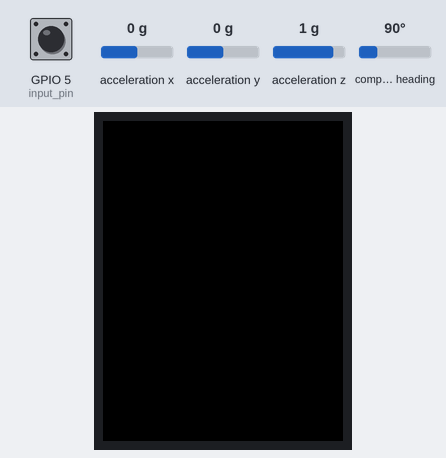
This sketch was run on a simulated ESP32. On the bench: 240×320 colour display. Inputs (shaded band) come from the test bench; at power-on: GPIO 5 (input_pin) HIGH, acceleration x 0 g, acceleration y 0 g, acceleration z 1 g, compass heading 90°. WiFi joins after 1.5 s; servers stay silent unless stated; uploads are accepted with an empty reply; what the sketch prints to the serial monitor is not drawn.

Above: at 6.5 s.
6.6 s: GPIO 5 (input_pin) pulled LOW for 0.15 s
At 8.5 s:
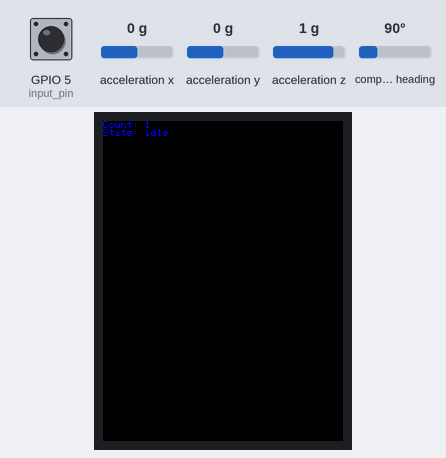
9.4 s: GPIO 5 (input_pin) pulsed LOW 2 times (0.12 s each, 0.3 s apart)
12.4 s: GPIO 5 (input_pin) pulled LOW for 1 s
16.3 s: GPIO 5 (input_pin) pulsed LOW 5 times (0.12 s each, 0.3 s apart)
At 19.3 s:
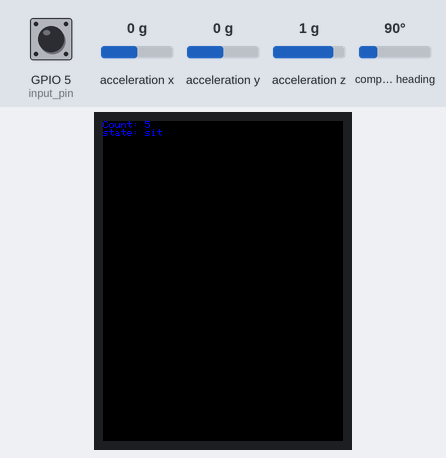
22.6 s: GPIO 5 (input_pin) pulled LOW for 3.2 s
At 28.1 s:
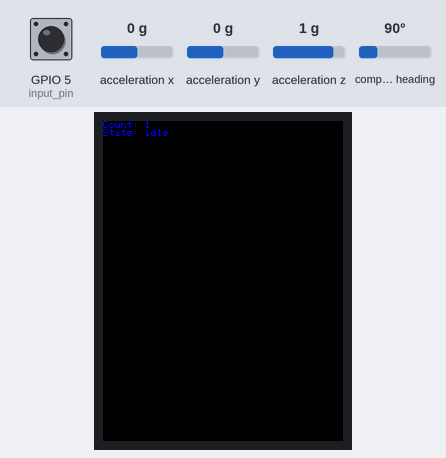
Timing chart, 0 to 29.6 s (numbered marks = the images above; inputs shaded):
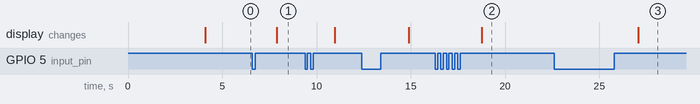

The sketch:

server_communication.ino
```cpp
#include<math.h>
#include<string.h>
#include <WiFi.h> //Connect to WiFi Network
#include <TFT_eSPI.h> // Graphics and font library for ST7735 driver chip
#include <SPI.h>
#include <Wire.h>
#include <Adafruit_Sensor.h>
#include <Adafruit_BNO055.h>
#include <utility/imumaths.h>


TFT_eSPI tft = TFT_eSPI();  // Invoke library, pins defined in User_Setup.h
Adafruit_BNO055 bno = Adafruit_BNO055(55);

#define IDLE 0
#define SEND 1

#define START 0
#define DOWN 1
#define WAIT_FOR_UP 2
#define UP 3
#define COMPLETE_PRESS 4
#define EXECUTE 5

char network[] = "MIT";  //SSID for 6.08 Lab
char password[] = ""; //Password for 6.08 Lab

const uint8_t LOOP_PERIOD = 10; //milliseconds
uint32_t primary_timer = 0;
float x,y,z; //variables for grabbing x,y,and z values

//Some constants and some resources:
const int RESPONSE_TIMEOUT = 6000; //ms to wait for response from host
const int POSTING_PERIOD = 6000; //periodicity of getting a number fact.
const uint16_t IN_BUFFER_SIZE = 1800; //size of buffer to hold HTTP request
const uint16_t OUT_BUFFER_SIZE = 1000; //size of buffer to hold HTTP response
char request_buffer[IN_BUFFER_SIZE]; //char array buffer to hold HTTP request
char response_buffer[OUT_BUFFER_SIZE]; //char array buffer to hold HTTP response

const int NUM_OF_VALUES = 50;
const int VALUES_ARRAY_SIZE = 7*NUM_OF_VALUES + 100;
char x_values[VALUES_ARRAY_SIZE]; //char array buffer to hold HTTP request
char y_values[VALUES_ARRAY_SIZE]; //char array buffer to hold HTTP response
char z_values[VALUES_ARRAY_SIZE]; //char array buffer to hold HTTP request

const int HTTP_BODY_SIZE = 3*VALUES_ARRAY_SIZE + 100;
char body[HTTP_BODY_SIZE]; //for body
const int input_pin = 5;

int post_state;
int no_of_instances;
char human_state[10];

float current[3];
float previous[3];
float before_previous[3];
float average[3];

int num_count = 0;
int DEBOUNCE_DELAY = 60;
int NEXT_BUTTON_PRESS_DELAY = 1000;
int next_button_press_timer = 0;
int debounce_timer = 0;


int button_state = START;
bool transmit_data = false;
char screen_text[100];


void setup(void)
{
  Serial.begin(115200); //for debugging if needed.
  delay(50); //pause to make sure comms get set up
  Wire.begin();
  delay(50); //pause to make sure comms get set up

  WiFi.begin(network); //attempt to connect to wifi
  uint8_t count = 0; //count used for Wifi check times
  Serial.print("Attempting to connect to ");
  Serial.println(network);
  while (WiFi.status() != WL_CONNECTED && count<6) {
    delay(500);
    Serial.print(".");
    count++;
  }
  delay(2000);
  if (WiFi.isConnected()) { //if we connected then print our IP, Mac, and SSID we're on
    Serial.println("CONNECTED!");
    Serial.println(WiFi.localIP().toString() + " (" + WiFi.macAddress() + ") (" + WiFi.SSID() + ")");
    delay(500);
  } else { //if we failed to connect just Try again.
    Serial.println("Failed to Connect :/  Going to restart");
    Serial.println(WiFi.status());
    ESP.restart(); // restart the ESP (proper way)
  }
  pinMode(input_pin, INPUT_PULLUP);
  tft.init(); //initialize the screen
  tft.setRotation(2); //set rotation for our layout
  tft.fillScreen(TFT_BLACK);
  tft.setTextColor(TFT_BLUE, TFT_BLACK);

  Serial.println("Orientation Sensor Test"); Serial.println("");
  /* Initialise the sensor */
  if(!bno.begin())
  {
    /* There was a problem detecting the BNO055 ... check your connections */
    Serial.print("Ooops, no BNO055 detected ... Check your wiring or I2C ADDR!");
    while(1);
  }

  delay(1000);

  bno.setExtCrystalUse(true);

  for (int i=0; i<3; i++){
    current[i] = 0;
    previous[i] = 0;
    before_previous[i] = 0;
    average[i] = 0;
  }

  post_state = IDLE;
  no_of_instances = 0;
}

void loop()
{
  imu::Vector<3> accelerometer = bno.getVector(Adafruit_BNO055::VECTOR_ACCELEROMETER);

  current[0] = accelerometer.x();
  current[1] = accelerometer.y();
  current[2] = accelerometer.z();

  for (int i=0; i<3; i++){
    average[i] = (current[i] + previous[i] + before_previous[i])/3;
  }

  /* Display the floating point data */
//  Serial.print("X: ");
//  Serial.print(average[0]);
//  Serial.print(" Y: ");
//  Serial.print(average[1]);
//  Serial.print(" Z: ");
//  Serial.print(average[2]);
//  Serial.println("");

  int no_button_presses = button_presses(digitalRead(input_pin));

  switch(no_button_presses){
    case 0:
      // do nothing
      break;
    case 1:
      // clear cache
      x_values[0] = '\0';
      y_values[0] = '\0';
      z_values[0] = '\0';
//      memset(x_values, 0, sizeof(x_values));
//      memset(y_values, 0, sizeof(y_values));
//      memset(z_values, 0, sizeof(z_values));

      strncpy(human_state, "idle", sizeof(human_state));
      transmit_data = false;
      strncpy(screen_text, "State: idle  ", sizeof(screen_text));
      tft.println(screen_text);
      break;
    case 2:
      strncpy(human_state, "walk", sizeof(human_state));
      transmit_data = true;
      strncpy(screen_text, "State: walk ", sizeof(screen_text));
      tft.println(screen_text);
      break;
    case 3:
      strncpy(human_state, "lie", sizeof(human_state));
      transmit_data = true;
      strncpy(screen_text, "State: lie    ", sizeof(screen_text));
      tft.println(screen_text);
      break;
    case 4:
      strncpy(human_state, "fall", sizeof(human_state));
      transmit_data = true;
      strncpy(screen_text, "State: fall    ", sizeof(screen_text));
      tft.println(screen_text);
      break;
    case 5:
      strncpy(human_state, "sit", sizeof(human_state));
      transmit_data = true;
      strncpy(screen_text, "state: sit    ", sizeof(screen_text));
      tft.println(screen_text);
      break;
  }

  if(transmit_data){
    post_reporter_fsm(average[0], average[1], average[2]);
  }


  for (int i=0; i<3; i++){
    before_previous[i] = previous[i];
    previous[i] = current[i];
  }

  while (millis()-primary_timer<LOOP_PERIOD); //wait for primary timer to increment
  primary_timer =millis();
}

void post_reporter_fsm(float x, float y, float z){
  switch (post_state){
    case IDLE:

      if (no_of_instances < NUM_OF_VALUES - 1){
        sprintf(x_values+strlen(x_values), "%.2f,", x);
        sprintf(y_values+strlen(y_values), "%.2f,", y);
        sprintf(z_values+strlen(z_values), "%.2f,", z);
        no_of_instances++;
      }
      else{
        sprintf(x_values+strlen(x_values), "%.2f", x);
        sprintf(y_values+strlen(y_values), "%.2f", y);
        sprintf(z_values+strlen(z_values), "%.2f", z);
        no_of_instances++;
        post_state = SEND;
      }

      break;

    case SEND:

      // perform post
      sprintf(body,"state=%s&x=%s&y=%s&z=%s",human_state, x_values, y_values, z_values);//generate body, posting to User, 1 step

      int body_len = strlen(body); //calculate body length (for header reporting)
      Serial.println(body_len);
      sprintf(request_buffer,"POST https://guarded-river-48081.herokuapp.com/post HTTP/1.1\r\n");
      strcat(request_buffer,"Host: guarded-river-48081.herokuapp.com\r\n");
      strcat(request_buffer,"Content-Type: application/x-www-form-urlencoded\r\n");
      sprintf(request_buffer+strlen(request_buffer),"Content-Length: %d\r\n", body_len); //append string formatted to end of request buffer
      strcat(request_buffer,"\r\n"); //new line from header to body
      strcat(request_buffer,body); //body
      strcat(request_buffer,"\r\n"); //header
      Serial.println(request_buffer);
      do_http_request("guarded-river-48081.herokuapp.com", request_buffer, response_buffer, OUT_BUFFER_SIZE, RESPONSE_TIMEOUT,true);
      Serial.println(response_buffer); //viewable in Serial Terminal
      tft.println(response_buffer); //viewable on Screen

      memset(request_buffer, 0, sizeof(request_buffer));
      memset(response_buffer, 0, sizeof(response_buffer));
      memset(x_values, 0, sizeof(x_values));
      memset(y_values, 0, sizeof(y_values));
      memset(z_values, 0, sizeof(z_values));
      no_of_instances = 0;
      post_state = IDLE;
      break;
  }

}

int button_presses(uint8_t input){
  switch(button_state){
    case START:
      num_count = 0; // Reset counter
      if (input == 0){
        debounce_timer = millis();
        button_state = DOWN;
      }
      break;
    case DOWN:
      //pause_timer
      if (millis() - debounce_timer < DEBOUNCE_DELAY) break;
      if (input == 1){
        // coming to DOWN might be a debounce error
        if (num_count == 0){
          button_state = START;
        }
        else{
          button_state = COMPLETE_PRESS;
        }
      }
      else if(input == 0){
        button_state = WAIT_FOR_UP;
      }
      break;
    case WAIT_FOR_UP:
      if (input == 1){
        debounce_timer = millis();
        button_state = UP;
      }
      break;
    case UP:
      if (millis() - debounce_timer < DEBOUNCE_DELAY) break;
      if (input == 0){
        // debouncing error prompted change of state
          button_state = WAIT_FOR_UP;
      }
      else if(input == 1){
        num_count++;
        next_button_press_timer = millis();
        button_state = COMPLETE_PRESS;
      }
      break;

    case COMPLETE_PRESS:
      if (millis() - next_button_press_timer >= NEXT_BUTTON_PRESS_DELAY){
        button_state = EXECUTE;
      }
      else{
        if (input == 0){
          debounce_timer = millis();
          button_state = DOWN;
        }
      }
      break;

    case EXECUTE:
      tft.fillScreen(TFT_BLACK);
      tft.setCursor(0,0);
      sprintf(screen_text, "Count: %d  ", num_count);
      tft.println(screen_text);
      button_state = START;
      return num_count;
  }
  return 0;

}

void get_request(){
  strcat(request_buffer, "GET https://guarded-river-48081.herokuapp.com/ HTTP/1.1\r\n");
  strcat(request_buffer,"Host: guarded-river-48081.herokuapp.com\r\n"); //add more to the end
  strcat(request_buffer,"\r\n"); //add blank line!
  //submit to function that performs GET.  It will return output using response_buffer char array
  do_http_request("guarded-river-48081.herokuapp.com", request_buffer, response_buffer, OUT_BUFFER_SIZE, RESPONSE_TIMEOUT,true);
  Serial.println(response_buffer); //print to serial monitor
  tft.fillScreen(TFT_BLACK); //black out TFT Screen
  tft.drawString(response_buffer, 0, 0, 1); //viewable on Screen
}
```

support_functions.ino
```cpp
/*----------------------------------
 * char_append Function:
 * Arguments:
 *    char* buff: pointer to character array which we will append a
 *    char c:
 *    uint16_t buff_size: size of buffer buff
 *
 * Return value:
 *    boolean: True if character appended, False if not appended (indicating buffer full)
 */
uint8_t char_append(char* buff, char c, uint16_t buff_size) {
        int len = strlen(buff);
        if (len>buff_size) return false;
        buff[len] = c;
        buff[len+1] = '\0';
        return true;
}

/*----------------------------------
 * do_http_request Function:
 * Arguments:
 *    char* host: null-terminated char-array containing host to connect to
 *    char* request: null-terminated char-arry containing properly formatted HTTP request
 *    char* response: char-array used as output for function to contain response
 *    uint16_t response_size: size of response buffer (in bytes)
 *    uint16_t response_timeout: duration we'll wait (in ms) for a response from server
 *    uint8_t serial: used for printing debug information to terminal (true prints, false doesn't)
 * Return value:
 *    void (none)
 */
void do_http_request(char* host, char* request, char* response, uint16_t response_size, uint16_t response_timeout, uint8_t serial){
  WiFiClient client; //instantiate a client object
  if (client.connect(host, 80)) { //try to connect to host on port 80
    if (serial) Serial.print(request);//Can do one-line if statements in C without curly braces
    client.print(request);
    memset(response, 0, response_size); //Null out (0 is the value of the null terminator '\0') entire buffer
    uint32_t count = millis();
    while (client.connected()) { //while we remain connected read out data coming back
      client.readBytesUntil('\n',response,response_size);
      if (serial) Serial.println(response);
      if (strcmp(response,"\r")==0) { //found a blank line!
        break;
      }
      memset(response, 0, response_size);
      if (millis()-count>response_timeout) break;
    }
    memset(response, 0, response_size);
    count = millis();
    while (client.available()) { //read out remaining text (body of response)
      char_append(response,client.read(),OUT_BUFFER_SIZE);
    }
    if (serial) Serial.println(response);
    client.stop();
    if (serial) Serial.println("-----------");
  }else{
    if (serial) Serial.println("connection failed :/");
    if (serial) Serial.println("wait 0.5 sec...");
    client.stop();
  }
}
```

Measured:
- after the input at 6.6 s, the display: changes after 1.3 s (image 1)
- after the input at 16.3 s, the display: changes after 2.5 s (image 2)
- after the input at 22.6 s, the display: changes after 4.5 s (image 3)
